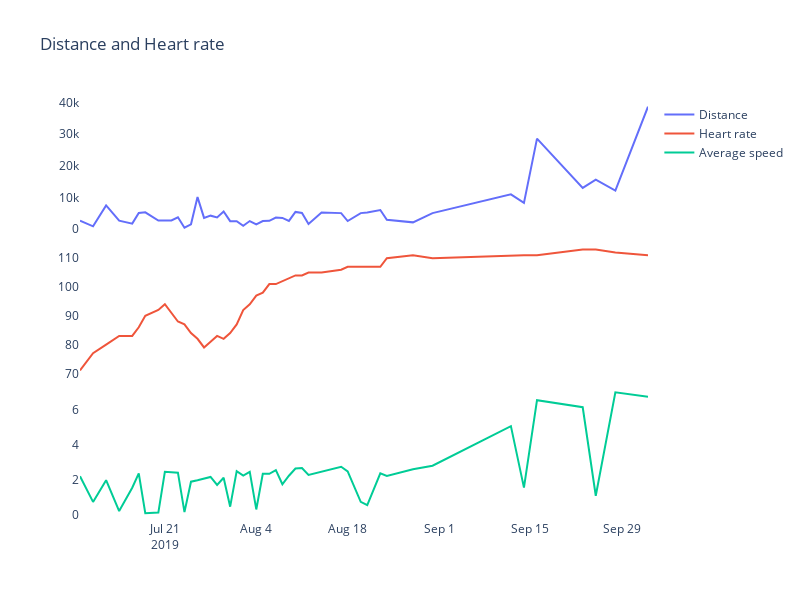

Source (notebook cell):
### Markdown cell above
**Brief Summary**

From this chart, we can tell that the heart rate remains stably while he's been doing work-out continuelly👏 and after running around the same distance for few months, he changed to do cycling, combined with running after September. This is the reason of the sharp increasing of distance.

### Code cell
trace1 = go.Scatter(
    x=df_resample.distance.index,
    y=df_resample.distance,
    name="Distance"
)

trace2 = go.Scatter(
    x=df_resample.heart_rate.index,
    y=df.heart_rate,
    name="Heart rate"
)

trace3 = go.Scatter(
    x=df_resample.avg_speed.index,
    y=df_resample.avg_speed,
    name="Average speed"
)

fig = make_subplots(rows=3, cols=1, shared_xaxes=True, vertical_spacing=0.02)

fig.add_trace(trace1, row=1, col=1)
fig.add_trace(trace2, row=2, col=1)
fig.add_trace(trace3, row=3, col=1)

fig.update_layout(height=600, width=800, title_text="Distance and Heart rate", plot_bgcolor='white')
fig.show()
